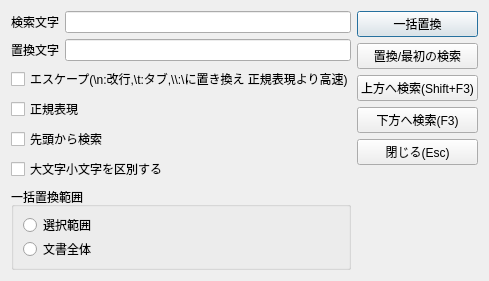
<?xml version="1.0" encoding="UTF-8"?>
<ui version="4.0">
 <class>FindDialog</class>
 <widget class="QDialog" name="FindDialog">
  <property name="geometry">
   <rect>
    <x>0</x>
    <y>0</y>
    <width>489</width>
    <height>281</height>
   </rect>
  </property>
  <property name="sizePolicy">
   <sizepolicy hsizetype="Preferred" vsizetype="Preferred">
    <horstretch>0</horstretch>
    <verstretch>0</verstretch>
   </sizepolicy>
  </property>
  <property name="windowTitle">
   <string>Dialog</string>
  </property>
  <layout class="QHBoxLayout" name="horizontalLayout" stretch="0,0">
   <property name="sizeConstraint">
    <enum>QLayout::SetNoConstraint</enum>
   </property>
   <item>
    <layout class="QVBoxLayout" name="verticalLayout">
     <item>
      <layout class="QGridLayout" name="gridLayout">
       <item row="0" column="0">
        <widget class="QLabel" name="lblfind">
         <property name="text">
          <string>検索文字</string>
         </property>
        </widget>
       </item>
       <item row="0" column="1">
        <widget class="QLineEdit" name="txtfind"/>
       </item>
       <item row="1" column="0">
        <widget class="QLabel" name="lblreplace">
         <property name="text">
          <string>置換文字</string>
         </property>
        </widget>
       </item>
       <item row="1" column="1">
        <widget class="QLineEdit" name="txtreplace"/>
       </item>
      </layout>
     </item>
     <item>
      <widget class="QCheckBox" name="chkescape">
       <property name="text">
        <string>エスケープ(\n:改行,\t:タブ,\\:\に置き換え 正規表現より高速)</string>
       </property>
      </widget>
     </item>
     <item>
      <widget class="QCheckBox" name="chkregularexp">
       <property name="text">
        <string>正規表現</string>
       </property>
      </widget>
     </item>
     <item>
      <widget class="QCheckBox" name="chkfromtop">
       <property name="text">
        <string>先頭から検索</string>
       </property>
      </widget>
     </item>
     <item>
      <widget class="QCheckBox" name="chkcasesensitive">
       <property name="text">
        <string>大文字小文字を区別する</string>
       </property>
      </widget>
     </item>
     <item>
      <widget class="QGroupBox" name="grparea">
       <property name="sizePolicy">
        <sizepolicy hsizetype="Preferred" vsizetype="Preferred">
         <horstretch>0</horstretch>
         <verstretch>0</verstretch>
        </sizepolicy>
       </property>
       <property name="title">
        <string>一括置換範囲</string>
       </property>
       <layout class="QVBoxLayout" name="verticalLayout_3">
        <item>
         <widget class="QRadioButton" name="rdoselection">
          <property name="text">
           <string>選択範囲</string>
          </property>
         </widget>
        </item>
        <item>
         <widget class="QRadioButton" name="rdoalltext">
          <property name="text">
           <string>文書全体</string>
          </property>
         </widget>
        </item>
       </layout>
      </widget>
     </item>
     <item>
      <spacer name="verticalSpacer">
       <property name="orientation">
        <enum>Qt::Vertical</enum>
       </property>
       <property name="sizeType">
        <enum>QSizePolicy::Expanding</enum>
       </property>
       <property name="sizeHint" stdset="0">
        <size>
         <width>20</width>
         <height>40</height>
        </size>
       </property>
      </spacer>
     </item>
    </layout>
   </item>
   <item>
    <layout class="QVBoxLayout" name="verticalLayout_2">
     <item>
      <widget class="QPushButton" name="btnreplaceall">
       <property name="text">
        <string>一括置換</string>
       </property>
      </widget>
     </item>
     <item>
      <widget class="QPushButton" name="btnreplace">
       <property name="text">
        <string>置換/最初の検索</string>
       </property>
      </widget>
     </item>
     <item>
      <widget class="QPushButton" name="btnfindprevious">
       <property name="text">
        <string>上方へ検索(Shift+F3)</string>
       </property>
       <property name="shortcut">
        <string>Shift+F3</string>
       </property>
      </widget>
     </item>
     <item>
      <widget class="QPushButton" name="btnfindnext">
       <property name="text">
        <string>下方へ検索(F3)</string>
       </property>
       <property name="shortcut">
        <string>F3</string>
       </property>
      </widget>
     </item>
     <item>
      <widget class="QPushButton" name="btnclosefind">
       <property name="text">
        <string>閉じる(Esc)</string>
       </property>
       <property name="shortcut">
        <string>Esc</string>
       </property>
      </widget>
     </item>
     <item>
      <spacer name="verticalSpacer_2">
       <property name="orientation">
        <enum>Qt::Vertical</enum>
       </property>
       <property name="sizeType">
        <enum>QSizePolicy::Expanding</enum>
       </property>
       <property name="sizeHint" stdset="0">
        <size>
         <width>20</width>
         <height>40</height>
        </size>
       </property>
      </spacer>
     </item>
    </layout>
   </item>
  </layout>
 </widget>
 <resources/>
 <connections/>
</ui>
